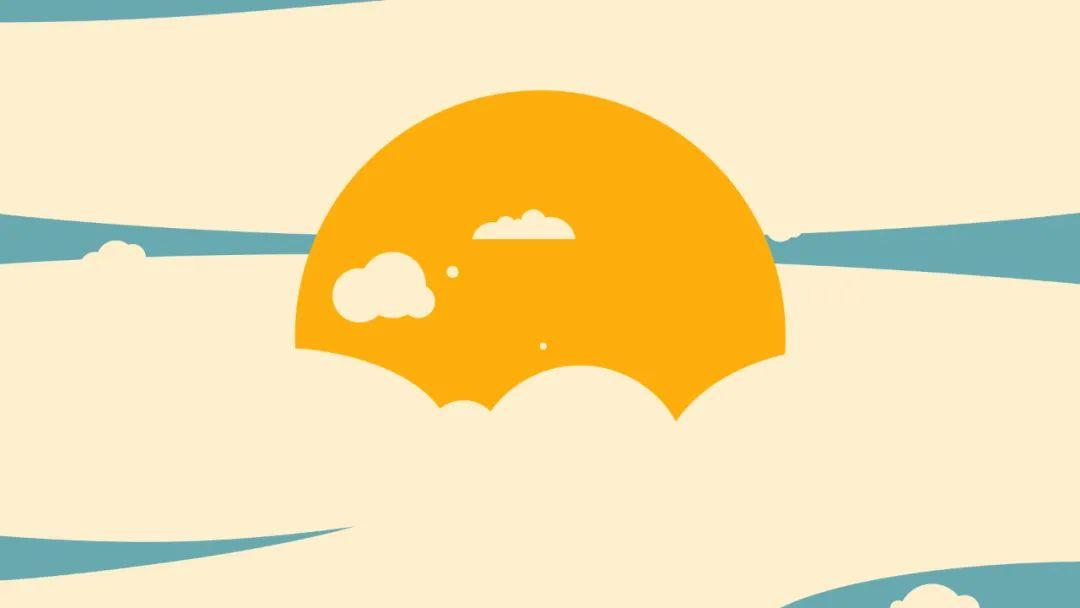
#> input picture W2.jpg, 1080 x 608 px, found by its file name
$ python color_space.py
#> lines starting #> are read from the running program, lines starting #| are printed output that depends on the picture
import cv2 as cv
import numpy as np
#BGR<->GRAY
img=cv.imread('D:\Program Files\opencv\W2.jpg')
#> img is the input picture: shape (608, 1080, 3); mean B, G, R 172.1, 223.6, 243.4
img1=cv.cvtColor(img,cv.COLOR_BGR2GRAY)
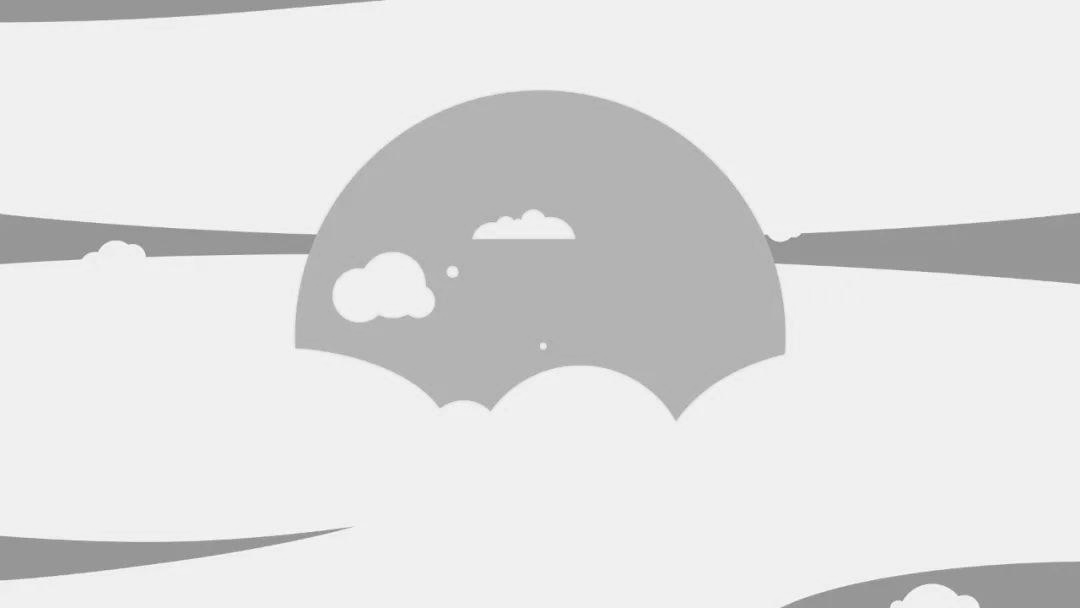
#> img1: shape (608, 1080); min 130, max 252, mean 223.8
#BGR<->HSV
img2=cv.cvtColor(img,cv.COLOR_BGR2HSV)
#> img2: shape (608, 1080, 3); mean H, S, V 26, 83.1, 248.1
